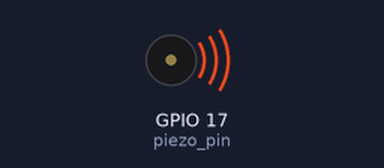
The program below on a simulated Raspberry Pi (BCM pin numbers). Shown: buzzer (waves = sounding).

Above: at 0.2 s.
Timing chart, 0 to 5.2 s (numbered marks = the images above):
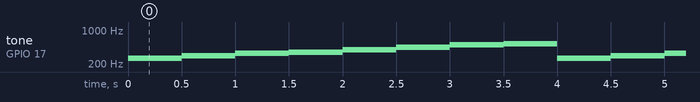

The program:

08_buzzer.py
```python
import RPi.GPIO as GPIO
import time

# setup
GPIO.setmode(GPIO.BCM)

# pin setting
piezo_pin = 17

GPIO.setup(piezo_pin, GPIO.OUT)       #pinmode

piezo_pwm = GPIO.PWM(piezo_pin, 1)
piezo_pwm.start(50.0)

# global var
melody = [262,294,330,349,392,440,494,523]

try:
    while True:
        for i in melody:
            piezo_pwm.ChangeFrequency(i)  # 주파수 변경함수
            time.sleep(0.5)
        # for i in range(len(melody)):
        #     piezo_pwm.ChangeFrequency(melody[i])
        #     time.sleep(0.5)

finally:
    GPIO.cleanup()
    print('finally')
```

Measured:
- by itself, tone on GPIO 17 (piezo_pin): repeats every 4.0 s: 294 Hz 0.50 s, 330 Hz 0.50 s, 349 Hz 0.50 s, 392 Hz 0.50 s, 440 Hz 0.50 s, 494 Hz 0.50 s, 523 Hz 0.50 s, 262 Hz 0.50 s
